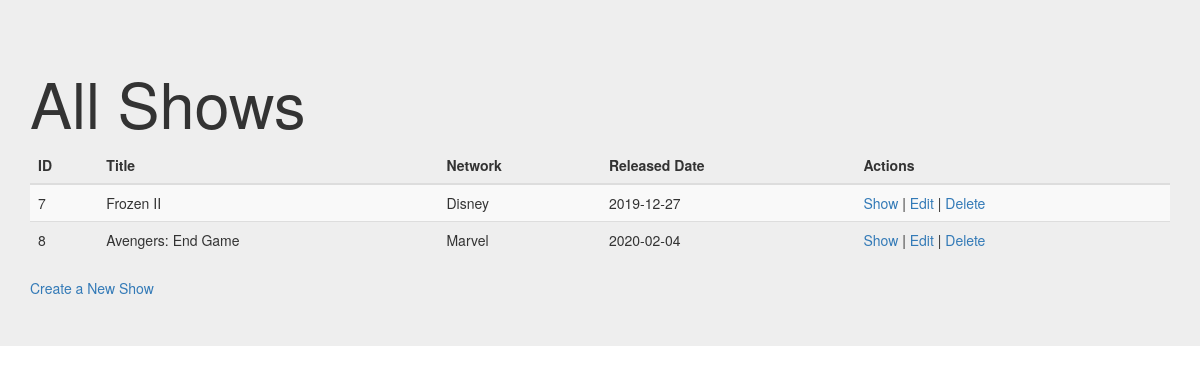
The app's page /shows, older data.
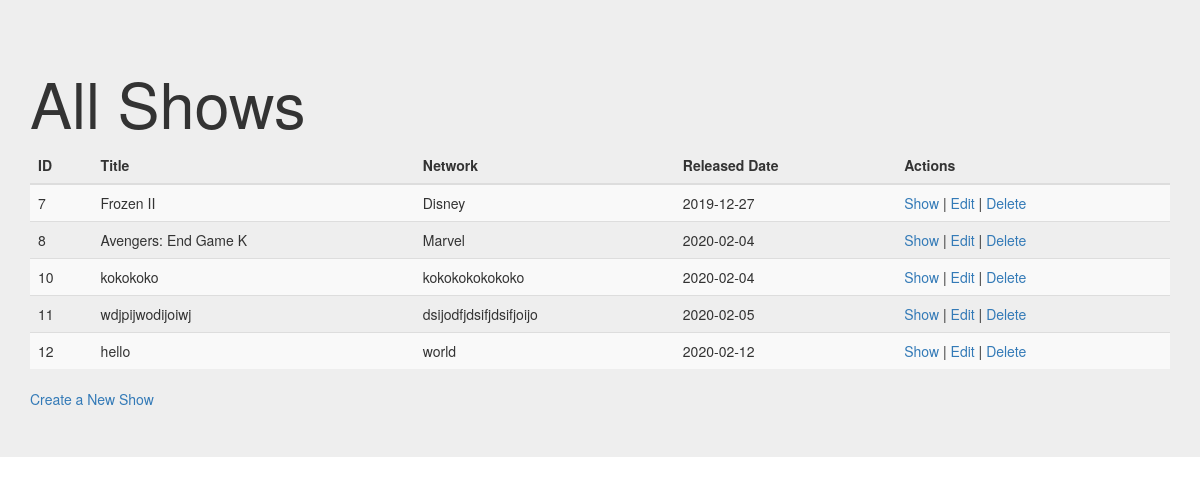
The same page, newer data.
### app_1/models.py (models this page shows, shortened)
class Show(models.Model):
    title = models.CharField(max_length=100)
    network = models.CharField(max_length=100)
    released_date = models.CharField(max_length=100)
    description = models.CharField(max_length=100)
    created_at = models.DateTimeField(auto_now_add=True)
    updated_at = models.DateTimeField(auto_now=True)
    objects = ShowManager()

### app_1/views.py (the view)
# urls.py: path('shows', views.shows),
def shows(request):
    context = {
        'shows': Show.objects.all(),
    }
    return render(request, 'shows.html', context)

### app_1/templates/shows.html (shortened to what this page needs)
<!DOCTYPE html>
<html lang="en">
<head>
    <link rel="stylesheet" href="https://maxcdn.bootstrapcdn.com/bootstrap/3.4.1/css/bootstrap.min.css">
</head>
<body>
    <div class="jumbotron jumbotron-fluid">
        <div class="container">
            <h1 class="display-4">All Shows</h1>
            <table class="table table-striped">
                <thead>
                  <tr>
                    <th scope="col">ID</th>
                    <th scope="col">Title</th>
                    <th scope="col">Network</th>
                    <th scope="col">Released Date</th>
                    <th scope="col">Actions</th>
                  </tr>
                </thead>
                <tbody>
                    {% for show in shows %}
                    <tr>
                        <td>{{show.id}}</td>
                        <td>{{show.title}}</td>
                        <td>{{show.network}}</td>
                        <td>{{show.released_date}}</td>
                        <td><a href="/show/{{show.id}}">Show</a> | <a href="/show/{{show.id}}/edit">Edit</a> | <a href="/show/{{show.id}}/delete">Delete</a></td>
                    </tr>
                  {% endfor %}
                </tbody>
              </table>
              <a href="/show/new">Create a New Show</a>
        </div>
    </div>
</body>
</html>

Row changes from the older to the newer data that the page shows:
changed Show "Marvel": title "Avengers: End Game" → "Avengers: End Game K"
added Show: id "10", title "kokokoko", network "kokokokokokoko", released_date "2020-02-04"
added Show: id "11", title "wdjpijwodijoiwj", network "dsijodfjdsifjdsifjoijo", released_date "2020-02-05"
added Show: id "12", title "hello", network "world", released_date "2020-02-12"
